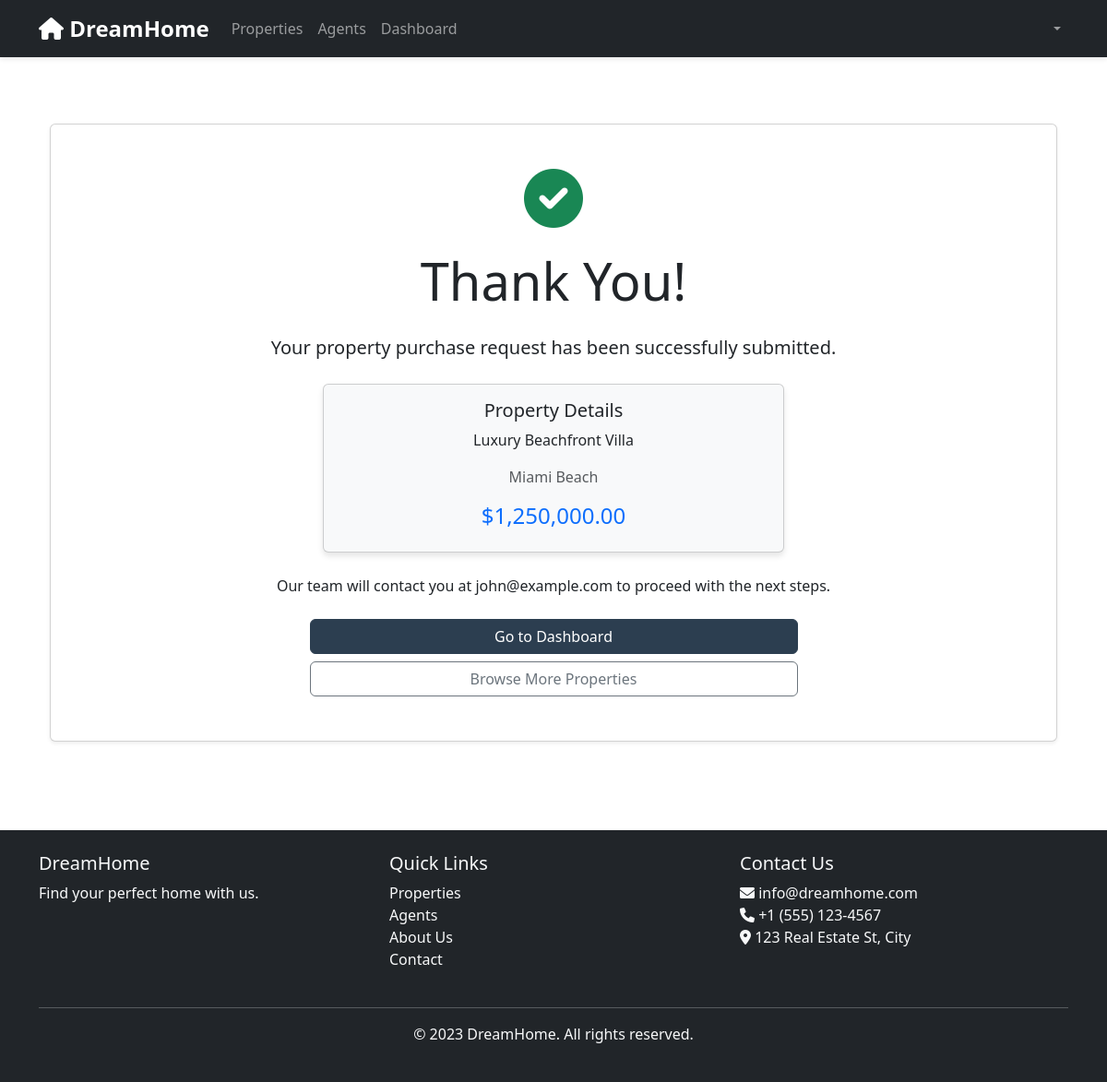
Page /purchase_success/1 (signed in) on the committed database.
### app.py (models this page shows, shortened)
class Property(db.Model):
    id = db.Column(db.Integer, primary_key=True)
    title = db.Column(db.String(200), nullable=False)
    description = db.Column(db.Text)
    property_type = db.Column(db.String(50), nullable=False)  # house, apartment, commercial, land
    transaction_type = db.Column(db.String(20), nullable=False)  # sale, rent
    price = db.Column(db.Float, nullable=False)
    area = db.Column(db.Float, nullable=False)  # in square feet/meters
    bedrooms = db.Column(db.Integer)
    bathrooms = db.Column(db.Float)
    location = db.Column(db.String(200), nullable=False)
    address = db.Column(db.Text, nullable=False)
    city = db.Column(db.String(100), nullable=False)
    state = db.Column(db.String(100), nullable=False)
    zipcode = db.Column(db.String(20), nullable=False)
    amenities = db.Column(db.Text)  # JSON string of amenities
    images = db.Column(db.Text)  # JSON string of image URLs
    status = db.Column(db.String(20), default='available')  # available, under contract, sold, rented
    featured = db.Column(db.Boolean, default=False)
    created_at = db.Column(db.DateTime, default=datetime.utcnow)
    updated_at = db.Column(db.DateTime, default=datetime.utcnow, onupdate=datetime.utcnow)
    owner_id = db.Column(db.Integer, db.ForeignKey('user.id'))
    agent_id = db.Column(db.Integer, db.ForeignKey('user.id'))
    saved_by = db.relationship('SavedProperty', backref='property', lazy=True)
    inquiries = db.relationship('Inquiry', backref='property', lazy=True)
    appointments = db.relationship('Appointment', backref='property', lazy=True)
    purchase_requests = db.relationship('PropertyPurchase', backref='property', lazy=True)

class User(UserMixin, db.Model):
    id = db.Column(db.Integer, primary_key=True)
    user_id = db.Column(db.String(10), unique=True, nullable=False)  # DH000001 format
    email = db.Column(db.String(120), unique=True, nullable=False)
    password_hash = db.Column(db.String(128))
    role = db.Column(db.String(20), default='user')
    is_admin = db.Column(db.Boolean, default=False)
    is_active = db.Column(db.Boolean, default=True)
    created_at = db.Column(db.DateTime, default=datetime.utcnow)
    last_login = db.Column(db.DateTime)
    properties = db.relationship('Property', backref='owner', foreign_keys='Property.owner_id')
    listed_properties = db.relationship('Property', backref='agent', foreign_keys='Property.agent_id')
    saved_properties = db.relationship('SavedProperty', backref='user', lazy=True)
    inquiries = db.relationship('Inquiry', backref='user', lazy=True)
    appointments = db.relationship('Appointment', backref='user', lazy=True)
    saved_searches = db.relationship('SavedSearch', backref='user', lazy=True)

### app.py (the view)
@app.route('/purchase_success/<int:property_id>')
@login_required
def purchase_success(property_id):
    property = Property.query.get_or_404(property_id)
    return render_template('purchase_success.html', property=property)

### app.py (called while the page is built)
@login_manager.user_loader
def load_user(user_id):
    return User.query.get(int(user_id))

### templates/purchase_success.html (shortened to what this page needs)
{% extends "base.html" %}
{% block content %}
<div class="container py-5">
    <div class="card shadow-sm">
        <div class="card-body text-center py-5">
            <div class="mb-4">
                <i class="fas fa-check-circle text-success" style="font-size: 4rem;"></i>
            </div>
            <h1 class="display-4 mb-4">Thank You!</h1>
            <p class="lead mb-4">Your property purchase request has been successfully submitted.</p>
            <div class="card bg-light mb-4 mx-auto" style="max-width: 500px;">
                <div class="card-body">
                    <h5 class="card-title">Property Details</h5>
                    <p class="card-text">{{ property.title }}</p>
                    <p class="card-text text-muted">{{ property.location }}</p>
                    <h4 class="text-primary">${{ "{:,.2f}".format(property.price) }}</h4>
                </div>
            </div>
            <p class="mb-4">Our team will contact you at {{ current_user.email }} to proceed with the next steps.</p>
            <div class="d-grid gap-2 col-md-6 mx-auto">
                <a href="{{ url_for('dashboard') }}" class="btn btn-primary">Go to Dashboard</a>
                <a href="{{ url_for('properties') }}" class="btn btn-outline-secondary">Browse More Properties</a>
            </div>
        </div>
    </div>
</div>
{% endblock %}

### static/css/style.css (style rules this page uses)
:root { --primary-color: #2c3e50; --secondary-color: #e74c3c; --accent-color: #3498db; --light-gray: #f8f9fa; --dark-gray: #343a40; }
body { font-family: 'Segoe UI', Tahoma, Geneva, Verdana, sans-serif; color: var(--dark-gray); }
.btn-primary { background-color: var(--primary-color); border-color: var(--primary-color); }
.card { box-shadow: 0 4px 6px rgba(0, 0, 0, 0.1); }

### rows in the picture
Property: title "Luxury Beachfront Villa", location "Miami Beach", price "1,250,000.00"
User: email "john@example.com"
